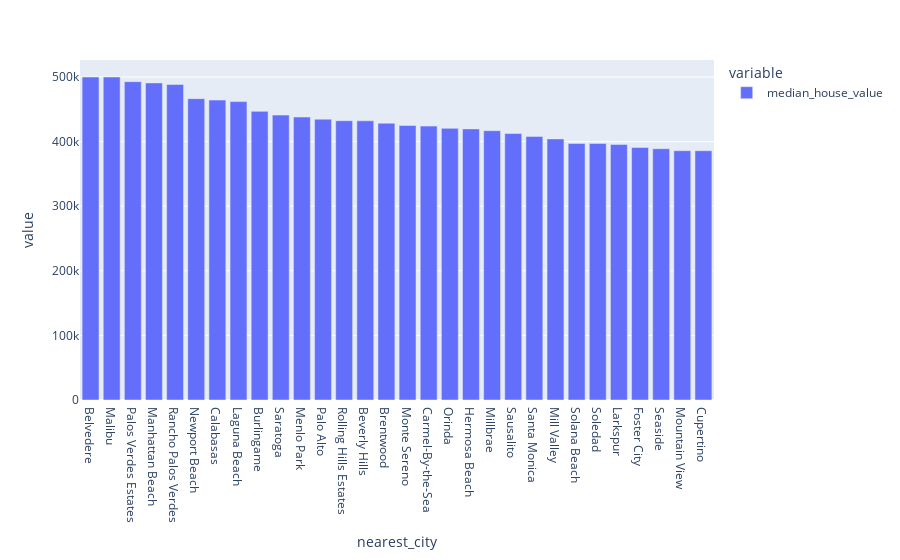

Notebook source saved alongside this figure:
### Code cell
higher_price_cities = copy.groupby('nearest_city').median_house_value.mean().nlargest(30)
higher_price_cities.plot(kind='bar', backend='plotly')

### Figure 1 — Plotly figure (JSON) as saved in the notebook; plotly's stock layout.template omitted (floating-point values rounded to 4 significant figures)
{"data": [{"alignmentgroup": "True", "hovertemplate": "variable=median_house_value<br>nearest_city=%{x}<br>value=%{y}<extra></extra>", "legendgroup": "median_house_value", "marker": {"color": "#636efa", "pattern": {"shape": ""}}, "name": "median_house_value", "offsetgroup": "median_house_value", "orientation": "v", "showlegend": true, "textposition": "auto", "type": "bar", "x": ["Belvedere", "Malibu", "Palos Verdes Estates", "Manhattan Beach", "Rancho Palos Verdes", "Newport Beach", "Calabasas", "Laguna Beach", "Burlingame", "Saratoga", "Menlo Park", "Palo Alto", "Rolling Hills Estates", "Beverly Hills", "Brentwood", "Monte Sereno", "Carmel-By-the-Sea", "Orinda", "Hermosa Beach", "Millbrae", "Sausalito", "Santa Monica", "Mill Valley", "Solana Beach", "Soledad", "Larkspur", "Foster City", "Seaside", "Mountain View", "Cupertino"], "xaxis": "x", "y": [500001, 500001, 492773, 490900.0, 488300.0, 466500.0, 464300.0, 462000.0, 446800.0, 441000.0, 438000.0, 434700.0, 432300.0, 432200.0, 428400.0, 425000.0, 424000.0, 420500.0, 419700.0, 416900.0, 412500.0, 408000.0, 404100.0, 397200.0, 397200.0, 395600.0, 390900.0, 389000.0, 385900.0, 385900.0], "yaxis": "y"}], "layout": {"barmode": "relative", "legend": {"title": {"text": "variable"}, "tracegroupgap": 0}, "margin": {"t": 60}, "xaxis": {"anchor": "y", "domain": [0, 1], "title": {"text": "nearest_city"}}, "yaxis": {"anchor": "x", "domain": [0, 1], "title": {"text": "value"}}}}
